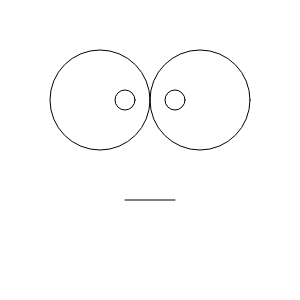
Frame 1 (no input)
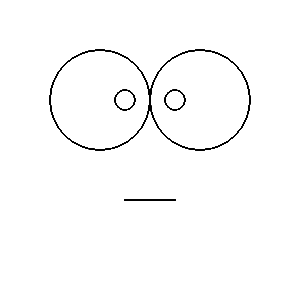
Frame 60 (no input)
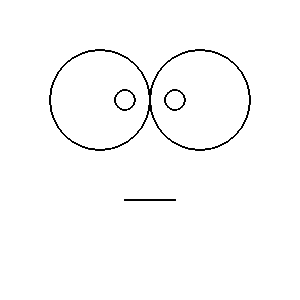
Frame 120 (the mouse pressed at the canvas centre since frame 60)

The p5.js sketch that drew these frames (run headless with seeded random() and noise() and a simulated clock; from frame 60 on, the mouse is pressed at the canvas centre):

// p5.js sketch
// ── sketch.js
function setup() {
  createCanvas(300, 300);
}

function draw() {
  noFill();
  ellipse(100, 100, 100, 100);
  ellipse(125, 100, 20, 20);
  ellipse(200, 100, 100, 100);
  ellipse(175, 100, 20, 20);
  line(125, 200, 175, 200);
}
